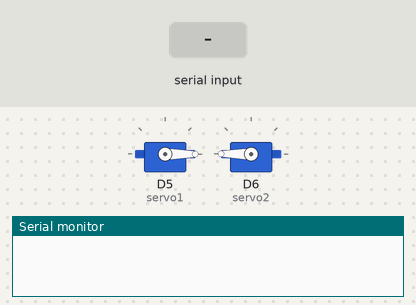
This sketch was run on a simulated ESP8266 (NodeMCU). Parts: 2 × servo, the last lines printed to the serial monitor. Inputs (shaded band) come from the test bench.

Above: at 1.2 s.
1.3 s: "2" received over Serial
At 2.5 s:
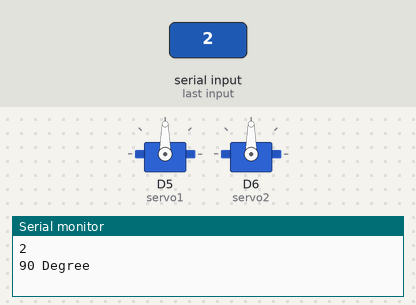
2.8 s: "3" received over Serial
At 3.6 s:
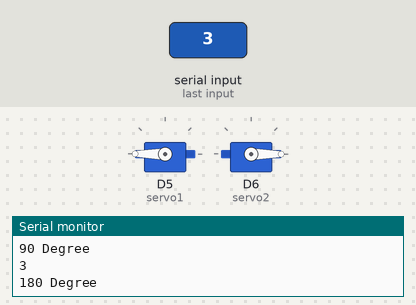
4.3 s: "1" received over Serial
At 4.7 s:
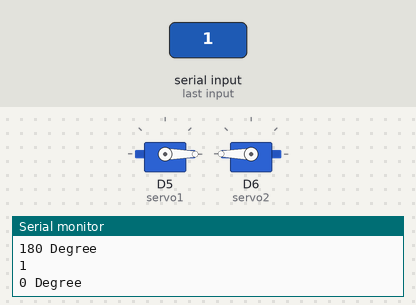
Timing chart, 0 to 7.3 s (numbered marks = the images above; inputs shaded):
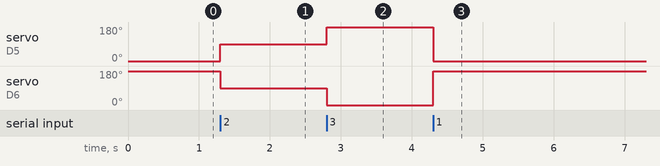

The sketch:

ServoTest.ino
```cpp
#include <Servo.h>

Servo servo1;
Servo servo2;

void setup()
{
  Serial.begin(115200);
  servo1.attach(D5);
  servo2.attach(D6);

  servo1.write(0);
  servo2.write(180);
}

void loop()
{
  char input;

  if(Serial.available())
  {
    input = Serial.read();
    Serial.println(input);
  }

  if(input == '1')
  {
    Serial.println("0 Degree");
    servo1.write(0);
    servo2.write(180);
  }
  else if(input == '2')
  {
    Serial.println("90 Degree");
    servo1.write(90);
    servo2.write(90);
  }
  else if(input == '3')
  {
    Serial.println("180 Degree");
    servo1.write(180);
    servo2.write(0);
  }
}
```

Measured:
- after the input at 1.3 s, servo on D5 (servo1): 0° → 90° at once; servo on D6 (servo2): 180° → 90° at once
- after the input at 2.8 s, servo on D5 (servo1): 90° → 180° at once; servo on D6 (servo2): 90° → 0° at once
- after the input at 4.3 s, servo on D5 (servo1): 180° → 0° at once; servo on D6 (servo2): 0° → 180° at once
